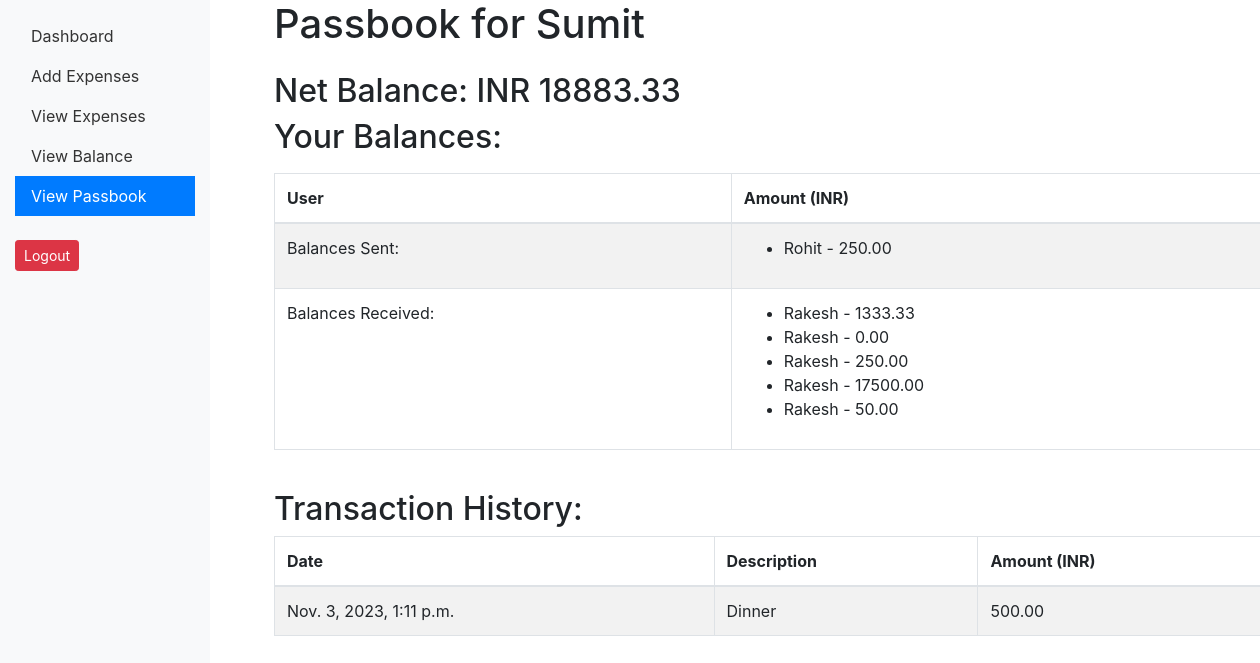
/expenses/passbook/ (signed in), run on the app's committed database.
### expenses/models.py (models this page shows, shortened)
class Balance(models.Model):
    from_user = models.ForeignKey(User, on_delete=models.CASCADE, related_name="balances_sent")
    to_user = models.ForeignKey(User, on_delete=models.CASCADE, related_name="balances_received")
    amount = models.DecimalField(max_digits=10, decimal_places=2)

class Expense(models.Model):
    EQUAL = 'EQUAL'
    EXACT = 'EXACT'
    PERCENT = 'PERCENT'
    EXPENSE_TYPES = (
        (EQUAL, 'Equal'),
        (EXACT, 'Exact'),
        (PERCENT, 'Percent'),
    )
    description = models.CharField(max_length=255)
    amount = models.DecimalField(max_digits=10, decimal_places=2)
    expense_type = models.CharField(max_length=10, choices=EXPENSE_TYPES ,default=None)
    paid_by = models.ForeignKey(User, on_delete=models.CASCADE, related_name="paid_by")
    participants = models.ManyToManyField(User, related_name="participants")
    created_at = models.DateTimeField(auto_now_add=True)
    exact_shares = models.TextField(default=None)
    percent_shares = models.TextField(default=None)

### expenses/views.py (the view)
# urls.py: path('passbook/', views.passbook, name='passbook'),
@login_required(login_url='/expenses/login/')
def passbook(request):
    user = request.user
    balances_sent = Balance.objects.filter(from_user=user)
    balances_received = Balance.objects.filter(to_user=user)
    net_balance = 0
    for balance in balances_sent:
        net_balance -= balance.amount
    for balance in balances_received:
        net_balance += balance.amount
    transaction_history = Expense.objects.filter(paid_by=user)
    transaction_history = transaction_history.order_by('-created_at')
    return render(request, 'passbook.html', {
        'user': user,
        'balances_sent': balances_sent,
        'balances_received': balances_received,
        'net_balance': net_balance,
        'transaction_history': transaction_history,
        'active':'passbook',
    })

### expenses/templates/passbook.html
{% extends "base.html" %} {% block content %}
<h1 class="mb-4">Passbook for {{ user.username }}</h1>
<h2 class="mt-4">Net Balance: INR {{ net_balance }}</h2>
<h2 class="mb-3">Your Balances:</h2>
<div class="table-responsive">
    <table class="table table-bordered table-striped">
        <thead>
            <tr>
                <th>User</th>
                <th>Amount (INR)</th>
            </tr>
        </thead>
        <tbody>
            <tr>
                <td>Balances Sent:</td>
                <td>
                    <ul>
                        {% for balance in balances_sent %}
                        <li>{{ balance.to_user.username }} - {{ balance.amount }}</li>
                        {% endfor %}
                    </ul>
                </td>
            </tr>
            <tr>
                <td>Balances Received:</td>
                <td>
                    <ul>
                        {% for balance in balances_received %}
                        <li>{{ balance.from_user.username }} - {{ balance.amount }}</li>
                        {% endfor %}
                    </ul>
                </td>
            </tr>
        </tbody>
    </table>
</div>
<h2 class="mt-4">Transaction History:</h2>
<div class="table-responsive">
    <table class="table table-bordered table-striped">
        <thead>
            <tr>
                <th>Date</th>
                <th>Description</th>
                <th>Amount (INR)</th>
            </tr>
        </thead>
        <tbody>
            {% for expense in transaction_history %}
            <tr>
                <td>{{ expense.created_at }}</td>
                <td>{{ expense.description }}</td>
                <td>{{ expense.amount }}</td>
            </tr>
            {% endfor %}
        </tbody>
    </table>
</div>
{% endblock %}

### data on the page
Balance: to_user.username "Rohit", amount "250.00"
Balance: from_user.username "Rakesh", amount "1333.33"
Balance: from_user.username "Rakesh", amount "0.00"
Balance: from_user.username "Rakesh", amount "250.00"
Balance: from_user.username "Rakesh", amount "17500.00"
Balance: from_user.username "Rakesh", amount "50.00"
Expense: created_at "Nov. 3, 2023, 1:11 p.m.", description "Dinner", amount "500.00"

### other printed values
{{ user.username }} "Sumit"
{{ net_balance }} "18883.33"
